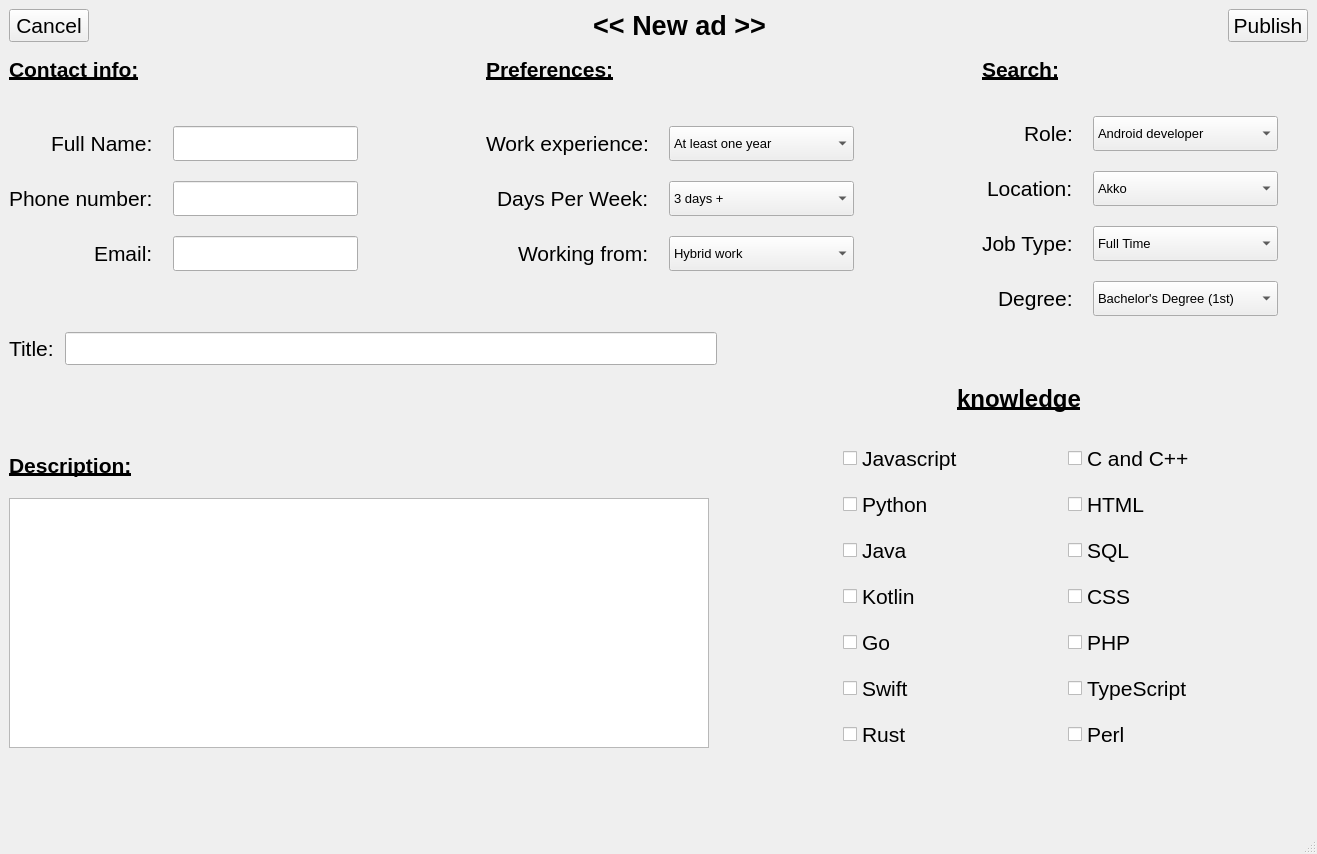
<?xml version="1.0" encoding="UTF-8"?>
<ui version="4.0">
 <class>Create</class>
 <widget class="QMainWindow" name="Create">
  <property name="geometry">
   <rect>
    <x>0</x>
    <y>0</y>
    <width>1317</width>
    <height>854</height>
   </rect>
  </property>
  <property name="font">
   <font>
    <pointsize>16</pointsize>
   </font>
  </property>
  <property name="windowTitle">
   <string>MainWindow</string>
  </property>
  <widget class="QWidget" name="centralwidget">
   <layout class="QVBoxLayout" name="verticalLayout_5">
    <item>
     <layout class="QHBoxLayout" name="horizontalLayout_3">
      <item>
       <widget class="QPushButton" name="cancel_button">
        <property name="text">
         <string>Cancel</string>
        </property>
       </widget>
      </item>
      <item>
       <spacer name="horizontalSpacer">
        <property name="orientation">
         <enum>Qt::Horizontal</enum>
        </property>
        <property name="sizeHint" stdset="0">
         <size>
          <width>40</width>
          <height>20</height>
         </size>
        </property>
       </spacer>
      </item>
      <item>
       <widget class="QLabel" name="label_14">
        <property name="text">
         <string>&lt;html&gt;&lt;head/&gt;&lt;body&gt;&lt;p align=&quot;center&quot;&gt;&lt;span style=&quot; font-size:20pt; font-weight:600;&quot;&gt;&amp;lt;&amp;lt; New ad &amp;gt;&amp;gt;&lt;/span&gt;&lt;/p&gt;&lt;/body&gt;&lt;/html&gt;</string>
        </property>
       </widget>
      </item>
      <item>
       <widget class="QLabel" name="wrong_data_label_3">
        <property name="minimumSize">
         <size>
          <width>450</width>
          <height>30</height>
         </size>
        </property>
        <property name="maximumSize">
         <size>
          <width>450</width>
          <height>30</height>
         </size>
        </property>
        <property name="font">
         <font>
          <family>MS Shell Dlg 2</family>
          <pointsize>14</pointsize>
         </font>
        </property>
        <property name="layoutDirection">
         <enum>Qt::LeftToRight</enum>
        </property>
        <property name="styleSheet">
         <string notr="true">color: red;
font-size: 14pt;
text-align:left;

</string>
        </property>
        <property name="text">
         <string>&lt;html&gt;&lt;head/&gt;&lt;body&gt;&lt;p align=&quot;center&quot;&gt;&lt;br/&gt;&lt;/p&gt;&lt;/body&gt;&lt;/html&gt;</string>
        </property>
       </widget>
      </item>
      <item>
       <widget class="QPushButton" name="publish_button">
        <property name="text">
         <string>Publish</string>
        </property>
       </widget>
      </item>
     </layout>
    </item>
    <item>
     <spacer name="verticalSpacer_2">
      <property name="orientation">
       <enum>Qt::Vertical</enum>
      </property>
      <property name="sizeHint" stdset="0">
       <size>
        <width>20</width>
        <height>40</height>
       </size>
      </property>
     </spacer>
    </item>
    <item>
     <layout class="QHBoxLayout" name="horizontalLayout">
      <property name="spacing">
       <number>20</number>
      </property>
      <item>
       <layout class="QVBoxLayout" name="verticalLayout_2">
        <item>
         <widget class="QLabel" name="label_3">
          <property name="text">
           <string>&lt;html&gt;&lt;head/&gt;&lt;body&gt;&lt;p&gt;&lt;span style=&quot; font-weight:600; text-decoration: underline;&quot;&gt;Contact info:&lt;/span&gt;&lt;/p&gt;&lt;/body&gt;&lt;/html&gt;</string>
          </property>
         </widget>
        </item>
        <item>
         <spacer name="verticalSpacer_5">
          <property name="orientation">
           <enum>Qt::Vertical</enum>
          </property>
          <property name="sizeHint" stdset="0">
           <size>
            <width>20</width>
            <height>40</height>
           </size>
          </property>
         </spacer>
        </item>
        <item>
         <layout class="QFormLayout" name="formLayout_2">
          <property name="labelAlignment">
           <set>Qt::AlignRight|Qt::AlignTrailing|Qt::AlignVCenter</set>
          </property>
          <property name="horizontalSpacing">
           <number>20</number>
          </property>
          <property name="verticalSpacing">
           <number>20</number>
          </property>
          <item row="0" column="0">
           <widget class="QLabel" name="label_16">
            <property name="text">
             <string>Full Name:</string>
            </property>
           </widget>
          </item>
          <item row="0" column="1">
           <widget class="QLineEdit" name="name_textbox">
            <property name="minimumSize">
             <size>
              <width>185</width>
              <height>35</height>
             </size>
            </property>
            <property name="maximumSize">
             <size>
              <width>185</width>
              <height>35</height>
             </size>
            </property>
            <property name="text">
             <string/>
            </property>
           </widget>
          </item>
          <item row="1" column="0">
           <widget class="QLabel" name="label_15">
            <property name="text">
             <string>Phone number:</string>
            </property>
           </widget>
          </item>
          <item row="1" column="1">
           <widget class="QLineEdit" name="phone_textbox">
            <property name="minimumSize">
             <size>
              <width>185</width>
              <height>35</height>
             </size>
            </property>
            <property name="maximumSize">
             <size>
              <width>185</width>
              <height>35</height>
             </size>
            </property>
            <property name="text">
             <string/>
            </property>
           </widget>
          </item>
          <item row="2" column="0">
           <widget class="QLabel" name="label_17">
            <property name="text">
             <string>Email:</string>
            </property>
           </widget>
          </item>
          <item row="2" column="1">
           <widget class="QLineEdit" name="email_textbox">
            <property name="minimumSize">
             <size>
              <width>185</width>
              <height>35</height>
             </size>
            </property>
            <property name="maximumSize">
             <size>
              <width>185</width>
              <height>16777215</height>
             </size>
            </property>
            <property name="text">
             <string/>
            </property>
           </widget>
          </item>
          <item row="3" column="1">
           <spacer name="verticalSpacer_6">
            <property name="orientation">
             <enum>Qt::Vertical</enum>
            </property>
            <property name="sizeHint" stdset="0">
             <size>
              <width>20</width>
              <height>40</height>
             </size>
            </property>
           </spacer>
          </item>
         </layout>
        </item>
       </layout>
      </item>
      <item>
       <spacer name="horizontalSpacer_5">
        <property name="orientation">
         <enum>Qt::Horizontal</enum>
        </property>
        <property name="sizeHint" stdset="0">
         <size>
          <width>40</width>
          <height>20</height>
         </size>
        </property>
       </spacer>
      </item>
      <item>
       <layout class="QVBoxLayout" name="verticalLayout_4">
        <item>
         <widget class="QLabel" name="label_10">
          <property name="text">
           <string>&lt;html&gt;&lt;head/&gt;&lt;body&gt;&lt;p&gt;&lt;span style=&quot; font-weight:600; text-decoration: underline;&quot;&gt;Preferences:&lt;/span&gt;&lt;/p&gt;&lt;/body&gt;&lt;/html&gt;</string>
          </property>
         </widget>
        </item>
        <item>
         <spacer name="verticalSpacer_4">
          <property name="orientation">
           <enum>Qt::Vertical</enum>
          </property>
          <property name="sizeHint" stdset="0">
           <size>
            <width>20</width>
            <height>40</height>
           </size>
          </property>
         </spacer>
        </item>
        <item>
         <layout class="QFormLayout" name="formLayout_3">
          <property name="labelAlignment">
           <set>Qt::AlignRight|Qt::AlignTrailing|Qt::AlignVCenter</set>
          </property>
          <property name="horizontalSpacing">
           <number>20</number>
          </property>
          <property name="verticalSpacing">
           <number>20</number>
          </property>
          <item row="0" column="0">
           <widget class="QLabel" name="label_11">
            <property name="text">
             <string>&lt;html&gt;&lt;head/&gt;&lt;body&gt;&lt;p&gt;Work experience:&lt;/p&gt;&lt;/body&gt;&lt;/html&gt;</string>
            </property>
           </widget>
          </item>
          <item row="0" column="1">
           <widget class="QComboBox" name="work_exp_comboBox">
            <property name="minimumSize">
             <size>
              <width>185</width>
              <height>35</height>
             </size>
            </property>
            <property name="maximumSize">
             <size>
              <width>185</width>
              <height>35</height>
             </size>
            </property>
            <property name="font">
             <font>
              <pointsize>10</pointsize>
             </font>
            </property>
            <property name="cursor">
             <cursorShape>PointingHandCursor</cursorShape>
            </property>
            <property name="whatsThis">
             <string>&lt;html&gt;&lt;head/&gt;&lt;body&gt;&lt;p align=&quot;center&quot;&gt;&lt;br/&gt;&lt;/p&gt;&lt;/body&gt;&lt;/html&gt;</string>
            </property>
            <property name="styleSheet">
             <string notr="true"/>
            </property>
            <item>
             <property name="text">
              <string>At least one year</string>
             </property>
            </item>
            <item>
             <property name="text">
              <string>At least three years</string>
             </property>
            </item>
            <item>
             <property name="text">
              <string>At least five years</string>
             </property>
            </item>
            <item>
             <property name="text">
              <string>No exp needed</string>
             </property>
            </item>
           </widget>
          </item>
          <item row="1" column="0">
           <widget class="QLabel" name="label_12">
            <property name="text">
             <string>Days Per Week:</string>
            </property>
           </widget>
          </item>
          <item row="1" column="1">
           <widget class="QComboBox" name="work_rate_comboBox">
            <property name="minimumSize">
             <size>
              <width>185</width>
              <height>35</height>
             </size>
            </property>
            <property name="maximumSize">
             <size>
              <width>185</width>
              <height>35</height>
             </size>
            </property>
            <property name="font">
             <font>
              <pointsize>10</pointsize>
             </font>
            </property>
            <property name="cursor">
             <cursorShape>PointingHandCursor</cursorShape>
            </property>
            <property name="whatsThis">
             <string>&lt;html&gt;&lt;head/&gt;&lt;body&gt;&lt;p align=&quot;center&quot;&gt;&lt;br/&gt;&lt;/p&gt;&lt;/body&gt;&lt;/html&gt;</string>
            </property>
            <property name="styleSheet">
             <string notr="true"/>
            </property>
            <item>
             <property name="text">
              <string>3 days +</string>
             </property>
            </item>
            <item>
             <property name="text">
              <string>4 days +</string>
             </property>
            </item>
            <item>
             <property name="text">
              <string>5 days +</string>
             </property>
            </item>
           </widget>
          </item>
          <item row="2" column="0">
           <widget class="QLabel" name="label_13">
            <property name="text">
             <string>Working from:</string>
            </property>
           </widget>
          </item>
          <item row="2" column="1">
           <widget class="QComboBox" name="work_place_comboBox">
            <property name="minimumSize">
             <size>
              <width>185</width>
              <height>35</height>
             </size>
            </property>
            <property name="maximumSize">
             <size>
              <width>185</width>
              <height>35</height>
             </size>
            </property>
            <property name="font">
             <font>
              <pointsize>10</pointsize>
             </font>
            </property>
            <property name="cursor">
             <cursorShape>PointingHandCursor</cursorShape>
            </property>
            <property name="whatsThis">
             <string>&lt;html&gt;&lt;head/&gt;&lt;body&gt;&lt;p align=&quot;center&quot;&gt;&lt;br/&gt;&lt;/p&gt;&lt;/body&gt;&lt;/html&gt;</string>
            </property>
            <property name="styleSheet">
             <string notr="true"/>
            </property>
            <item>
             <property name="text">
              <string>Hybrid work</string>
             </property>
            </item>
            <item>
             <property name="text">
              <string>Relocation</string>
             </property>
            </item>
            <item>
             <property name="text">
              <string>Office</string>
             </property>
            </item>
            <item>
             <property name="text">
              <string>Home</string>
             </property>
            </item>
            <item>
             <property name="text">
              <string>Optional</string>
             </property>
            </item>
           </widget>
          </item>
          <item row="3" column="1">
           <spacer name="verticalSpacer_7">
            <property name="orientation">
             <enum>Qt::Vertical</enum>
            </property>
            <property name="sizeHint" stdset="0">
             <size>
              <width>20</width>
              <height>40</height>
             </size>
            </property>
           </spacer>
          </item>
         </layout>
        </item>
       </layout>
      </item>
      <item>
       <spacer name="horizontalSpacer_4">
        <property name="orientation">
         <enum>Qt::Horizontal</enum>
        </property>
        <property name="sizeHint" stdset="0">
         <size>
          <width>40</width>
          <height>20</height>
         </size>
        </property>
       </spacer>
      </item>
      <item>
       <layout class="QVBoxLayout" name="verticalLayout_3">
        <property name="spacing">
         <number>12</number>
        </property>
        <item>
         <widget class="QLabel" name="label_5">
          <property name="text">
           <string>&lt;html&gt;&lt;head/&gt;&lt;body&gt;&lt;p&gt;&lt;span style=&quot; font-weight:600; text-decoration: underline;&quot;&gt;Search:&lt;/span&gt;&lt;/p&gt;&lt;/body&gt;&lt;/html&gt;</string>
          </property>
         </widget>
        </item>
        <item>
         <spacer name="verticalSpacer_8">
          <property name="orientation">
           <enum>Qt::Vertical</enum>
          </property>
          <property name="sizeHint" stdset="0">
           <size>
            <width>20</width>
            <height>40</height>
           </size>
          </property>
         </spacer>
        </item>
        <item>
         <layout class="QFormLayout" name="formLayout">
          <property name="labelAlignment">
           <set>Qt::AlignRight|Qt::AlignTrailing|Qt::AlignVCenter</set>
          </property>
          <property name="horizontalSpacing">
           <number>20</number>
          </property>
          <property name="verticalSpacing">
           <number>20</number>
          </property>
          <item row="0" column="0">
           <widget class="QLabel" name="label_6">
            <property name="text">
             <string>Role:</string>
            </property>
           </widget>
          </item>
          <item row="0" column="1">
           <widget class="QComboBox" name="role_comboBox">
            <property name="sizePolicy">
             <sizepolicy hsizetype="Preferred" vsizetype="Preferred">
              <horstretch>0</horstretch>
              <verstretch>0</verstretch>
             </sizepolicy>
            </property>
            <property name="minimumSize">
             <size>
              <width>185</width>
              <height>35</height>
             </size>
            </property>
            <property name="maximumSize">
             <size>
              <width>185</width>
              <height>35</height>
             </size>
            </property>
            <property name="font">
             <font>
              <pointsize>10</pointsize>
              <weight>50</weight>
              <bold>false</bold>
             </font>
            </property>
            <property name="cursor">
             <cursorShape>PointingHandCursor</cursorShape>
            </property>
            <property name="styleSheet">
             <string notr="true"/>
            </property>
            <item>
             <property name="text">
              <string>Android developer</string>
             </property>
            </item>
            <item>
             <property name="text">
              <string>Business systems analyst</string>
             </property>
            </item>
            <item>
             <property name="text">
              <string>Cloud engineer</string>
             </property>
            </item>
            <item>
             <property name="text">
              <string>Computer hardware engineer</string>
             </property>
            </item>
            <item>
             <property name="text">
              <string>Database administrator</string>
             </property>
            </item>
            <item>
             <property name="text">
              <string>Flutter/Dart software development</string>
             </property>
            </item>
            <item>
             <property name="text">
              <string>Full-stack developer</string>
             </property>
            </item>
            <item>
             <property name="text">
              <string>Geographic information system</string>
             </property>
            </item>
            <item>
             <property name="text">
              <string>iOS developer</string>
             </property>
            </item>
            <item>
             <property name="text">
              <string>IT security analyst</string>
             </property>
            </item>
            <item>
             <property name="text">
              <string>Java developer</string>
             </property>
            </item>
            <item>
             <property name="text">
              <string>Junior web developer</string>
             </property>
            </item>
            <item>
             <property name="text">
              <string>Network engineer</string>
             </property>
            </item>
            <item>
             <property name="text">
              <string>Project control officer</string>
             </property>
            </item>
            <item>
             <property name="text">
              <string>Project engineer</string>
             </property>
            </item>
            <item>
             <property name="text">
              <string>Python developer</string>
             </property>
            </item>
            <item>
             <property name="text">
              <string>QA manager</string>
             </property>
            </item>
            <item>
             <property name="text">
              <string>Ruby on Rails developer</string>
             </property>
            </item>
            <item>
             <property name="text">
              <string>Security operations analyst</string>
             </property>
            </item>
            <item>
             <property name="text">
              <string>Software engineer</string>
             </property>
            </item>
            <item>
             <property name="text">
              <string>SQL developer</string>
             </property>
            </item>
            <item>
             <property name="text">
              <string>User interface developer</string>
             </property>
            </item>
            <item>
             <property name="text">
              <string>User experience designer </string>
             </property>
            </item>
           </widget>
          </item>
          <item row="1" column="0">
           <widget class="QLabel" name="label_7">
            <property name="text">
             <string>Location:</string>
            </property>
           </widget>
          </item>
          <item row="1" column="1">
           <widget class="QComboBox" name="location_comboBox">
            <property name="minimumSize">
             <size>
              <width>185</width>
              <height>35</height>
             </size>
            </property>
            <property name="maximumSize">
             <size>
              <width>185</width>
              <height>35</height>
             </size>
            </property>
            <property name="font">
             <font>
              <pointsize>10</pointsize>
             </font>
            </property>
            <property name="cursor">
             <cursorShape>PointingHandCursor</cursorShape>
            </property>
            <property name="whatsThis">
             <string>&lt;html&gt;&lt;head/&gt;&lt;body&gt;&lt;p align=&quot;center&quot;&gt;&lt;br/&gt;&lt;/p&gt;&lt;/body&gt;&lt;/html&gt;</string>
            </property>
            <property name="styleSheet">
             <string notr="true"/>
            </property>
            <item>
             <property name="text">
              <string>Akko</string>
             </property>
            </item>
            <item>
             <property name="text">
              <string>Arad</string>
             </property>
            </item>
            <item>
             <property name="text">
              <string>Ashdod</string>
             </property>
            </item>
            <item>
             <property name="text">
              <string>Ashkelon</string>
             </property>
            </item>
            <item>
             <property name="text">
              <string>Bat Yam</string>
             </property>
            </item>
            <item>
             <property name="text">
              <string>Beer Sheva</string>
             </property>
            </item>
            <item>
             <property name="text">
              <string>Bait Shemesh</string>
             </property>
            </item>
            <item>
             <property name="text">
              <string>Dimona</string>
             </property>
            </item>
            <item>
             <property name="text">
              <string>Eilat</string>
             </property>
            </item>
            <item>
             <property name="text">
              <string>Haifa</string>
             </property>
            </item>
            <item>
             <property name="text">
              <string>Herzliya</string>
             </property>
            </item>
            <item>
             <property name="text">
              <string>Jerusalem</string>
             </property>
            </item>
            <item>
             <property name="text">
              <string>Kfar Saba</string>
             </property>
            </item>
            <item>
             <property name="text">
              <string>Kiryat Gat</string>
             </property>
            </item>
            <item>
             <property name="text">
              <string>Lod</string>
             </property>
            </item>
            <item>
             <property name="text">
              <string>Ofakim</string>
             </property>
            </item>
            <item>
             <property name="text">
              <string>Ramat Gan</string>
             </property>
            </item>
            <item>
             <property name="text">
              <string>Rishon Lezion</string>
             </property>
            </item>
            <item>
             <property name="text">
              <string>Tel Aviv-Yafo</string>
             </property>
            </item>
           </widget>
          </item>
          <item row="2" column="0">
           <widget class="QLabel" name="label_9">
            <property name="text">
             <string>Job Type:</string>
            </property>
           </widget>
          </item>
          <item row="2" column="1">
           <widget class="QComboBox" name="job_type_comboBox">
            <property name="minimumSize">
             <size>
              <width>185</width>
              <height>35</height>
             </size>
            </property>
            <property name="maximumSize">
             <size>
              <width>185</width>
              <height>35</height>
             </size>
            </property>
            <property name="font">
             <font>
              <pointsize>10</pointsize>
             </font>
            </property>
            <property name="cursor">
             <cursorShape>PointingHandCursor</cursorShape>
            </property>
            <property name="styleSheet">
             <string notr="true"/>
            </property>
            <item>
             <property name="text">
              <string>Full Time</string>
             </property>
            </item>
            <item>
             <property name="text">
              <string>Part Time</string>
             </property>
            </item>
            <item>
             <property name="text">
              <string>Seasonal</string>
             </property>
            </item>
            <item>
             <property name="text">
              <string>Contract</string>
             </property>
            </item>
            <item>
             <property name="text">
              <string>Temporary</string>
             </property>
            </item>
           </widget>
          </item>
          <item row="3" column="0">
           <widget class="QLabel" name="label_8">
            <property name="text">
             <string>Degree:</string>
            </property>
           </widget>
          </item>
          <item row="3" column="1">
           <widget class="QComboBox" name="degree_comboBox">
            <property name="minimumSize">
             <size>
              <width>185</width>
              <height>35</height>
             </size>
            </property>
            <property name="maximumSize">
             <size>
              <width>185</width>
              <height>35</height>
             </size>
            </property>
            <property name="font">
             <font>
              <pointsize>10</pointsize>
             </font>
            </property>
            <property name="cursor">
             <cursorShape>PointingHandCursor</cursorShape>
            </property>
            <property name="whatsThis">
             <string>&lt;html&gt;&lt;head/&gt;&lt;body&gt;&lt;p align=&quot;center&quot;&gt;&lt;br/&gt;&lt;/p&gt;&lt;/body&gt;&lt;/html&gt;</string>
            </property>
            <property name="autoFillBackground">
             <bool>false</bool>
            </property>
            <property name="styleSheet">
             <string notr="true"/>
            </property>
            <item>
             <property name="text">
              <string>Bachelor's Degree (1st)</string>
             </property>
            </item>
            <item>
             <property name="text">
              <string>Master's Degree (2nd)</string>
             </property>
            </item>
            <item>
             <property name="text">
              <string>Ph.D (3rd)</string>
             </property>
            </item>
            <item>
             <property name="text">
              <string>Freelancer</string>
             </property>
            </item>
           </widget>
          </item>
         </layout>
        </item>
       </layout>
      </item>
      <item>
       <spacer name="horizontalSpacer_10">
        <property name="orientation">
         <enum>Qt::Horizontal</enum>
        </property>
        <property name="sizeType">
         <enum>QSizePolicy::Minimum</enum>
        </property>
        <property name="sizeHint" stdset="0">
         <size>
          <width>30</width>
          <height>20</height>
         </size>
        </property>
       </spacer>
      </item>
     </layout>
    </item>
    <item>
     <spacer name="verticalSpacer_3">
      <property name="orientation">
       <enum>Qt::Vertical</enum>
      </property>
      <property name="sizeHint" stdset="0">
       <size>
        <width>20</width>
        <height>40</height>
       </size>
      </property>
     </spacer>
    </item>
    <item>
     <layout class="QFormLayout" name="formLayout_4">
      <property name="labelAlignment">
       <set>Qt::AlignRight|Qt::AlignTrailing|Qt::AlignVCenter</set>
      </property>
      <property name="horizontalSpacing">
       <number>20</number>
      </property>
      <property name="verticalSpacing">
       <number>20</number>
      </property>
     </layout>
    </item>
    <item>
     <layout class="QVBoxLayout" name="verticalLayout">
      <property name="spacing">
       <number>20</number>
      </property>
      <item>
       <layout class="QHBoxLayout" name="horizontalLayout_2">
        <property name="spacing">
         <number>1</number>
        </property>
        <item>
         <widget class="QLabel" name="label">
          <property name="text">
           <string>Title:</string>
          </property>
         </widget>
        </item>
        <item>
         <spacer name="horizontalSpacer_9">
          <property name="orientation">
           <enum>Qt::Horizontal</enum>
          </property>
          <property name="sizeType">
           <enum>QSizePolicy::Minimum</enum>
          </property>
          <property name="sizeHint" stdset="0">
           <size>
            <width>10</width>
            <height>20</height>
           </size>
          </property>
         </spacer>
        </item>
        <item>
         <widget class="QLineEdit" name="title_text_box">
          <property name="sizePolicy">
           <sizepolicy hsizetype="Expanding" vsizetype="Fixed">
            <horstretch>0</horstretch>
            <verstretch>0</verstretch>
           </sizepolicy>
          </property>
          <property name="minimumSize">
           <size>
            <width>0</width>
            <height>0</height>
           </size>
          </property>
          <property name="maximumSize">
           <size>
            <width>999</width>
            <height>999</height>
           </size>
          </property>
         </widget>
        </item>
        <item>
         <spacer name="horizontalSpacer_3">
          <property name="orientation">
           <enum>Qt::Horizontal</enum>
          </property>
          <property name="sizeType">
           <enum>QSizePolicy::Maximum</enum>
          </property>
          <property name="sizeHint" stdset="0">
           <size>
            <width>591</width>
            <height>20</height>
           </size>
          </property>
         </spacer>
        </item>
       </layout>
      </item>
      <item>
       <layout class="QHBoxLayout" name="horizontalLayout_6">
        <item>
         <layout class="QVBoxLayout" name="verticalLayout_7">
          <item>
           <spacer name="verticalSpacer">
            <property name="orientation">
             <enum>Qt::Vertical</enum>
            </property>
            <property name="sizeHint" stdset="0">
             <size>
              <width>20</width>
              <height>40</height>
             </size>
            </property>
           </spacer>
          </item>
          <item>
           <widget class="QLabel" name="label_2">
            <property name="text">
             <string>&lt;html&gt;&lt;head/&gt;&lt;body&gt;&lt;p&gt;&lt;span style=&quot; font-weight:600; text-decoration: underline;&quot;&gt;Description:&lt;/span&gt;&lt;/p&gt;&lt;/body&gt;&lt;/html&gt;</string>
            </property>
           </widget>
          </item>
          <item>
           <widget class="QTextEdit" name="description_text_box">
            <property name="minimumSize">
             <size>
              <width>700</width>
              <height>250</height>
             </size>
            </property>
            <property name="maximumSize">
             <size>
              <width>350</width>
              <height>250</height>
             </size>
            </property>
           </widget>
          </item>
          <item>
           <spacer name="verticalSpacer_9">
            <property name="orientation">
             <enum>Qt::Vertical</enum>
            </property>
            <property name="sizeHint" stdset="0">
             <size>
              <width>20</width>
              <height>40</height>
             </size>
            </property>
           </spacer>
          </item>
         </layout>
        </item>
        <item>
         <spacer name="horizontalSpacer_6">
          <property name="orientation">
           <enum>Qt::Horizontal</enum>
          </property>
          <property name="sizeHint" stdset="0">
           <size>
            <width>40</width>
            <height>20</height>
           </size>
          </property>
         </spacer>
        </item>
        <item>
         <layout class="QVBoxLayout" name="verticalLayout_8">
          <property name="spacing">
           <number>6</number>
          </property>
          <item>
           <widget class="QLabel" name="label_19">
            <property name="text">
             <string>&lt;html&gt;&lt;head/&gt;&lt;body&gt;&lt;p align=&quot;center&quot;&gt;&lt;span style=&quot; font-size:18pt; font-weight:600; text-decoration: underline;&quot;&gt;knowledge&lt;/span&gt;&lt;/p&gt;&lt;/body&gt;&lt;/html&gt;</string>
            </property>
           </widget>
          </item>
          <item>
           <spacer name="verticalSpacer_11">
            <property name="orientation">
             <enum>Qt::Vertical</enum>
            </property>
            <property name="sizeType">
             <enum>QSizePolicy::Preferred</enum>
            </property>
            <property name="sizeHint" stdset="0">
             <size>
              <width>20</width>
              <height>40</height>
             </size>
            </property>
           </spacer>
          </item>
          <item>
           <layout class="QGridLayout" name="gridLayout_3">
            <property name="horizontalSpacing">
             <number>45</number>
            </property>
            <property name="verticalSpacing">
             <number>15</number>
            </property>
            <item row="5" column="2">
             <widget class="QCheckBox" name="TypeScript_checkBox">
              <property name="text">
               <string>TypeScript</string>
              </property>
             </widget>
            </item>
            <item row="5" column="0">
             <widget class="QCheckBox" name="Swift_checkBox">
              <property name="text">
               <string>Swift</string>
              </property>
             </widget>
            </item>
            <item row="4" column="0">
             <widget class="QCheckBox" name="Go_checkBox">
              <property name="text">
               <string>Go</string>
              </property>
             </widget>
            </item>
            <item row="0" column="0">
             <widget class="QCheckBox" name="Javascript_checkbox">
              <property name="text">
               <string>Javascript</string>
              </property>
             </widget>
            </item>
            <item row="1" column="2">
             <widget class="QCheckBox" name="HTML_checkBox">
              <property name="text">
               <string>HTML</string>
              </property>
             </widget>
            </item>
            <item row="6" column="2">
             <widget class="QCheckBox" name="Perl_checkBox">
              <property name="text">
               <string>Perl</string>
              </property>
             </widget>
            </item>
            <item row="4" column="2">
             <widget class="QCheckBox" name="PHP_checkBox">
              <property name="text">
               <string>PHP</string>
              </property>
             </widget>
            </item>
            <item row="3" column="0">
             <widget class="QCheckBox" name="Kotlin_checkBox">
              <property name="text">
               <string>Kotlin</string>
              </property>
             </widget>
            </item>
            <item row="6" column="0">
             <widget class="QCheckBox" name="Rust_checkBox">
              <property name="text">
               <string>Rust</string>
              </property>
             </widget>
            </item>
            <item row="2" column="2">
             <widget class="QCheckBox" name="SQL_checkBox">
              <property name="text">
               <string>SQL</string>
              </property>
             </widget>
            </item>
            <item row="2" column="0">
             <widget class="QCheckBox" name="Java_checkBox">
              <property name="text">
               <string>Java</string>
              </property>
             </widget>
            </item>
            <item row="0" column="2">
             <widget class="QCheckBox" name="C_checkBox">
              <property name="text">
               <string>C and C++</string>
              </property>
             </widget>
            </item>
            <item row="1" column="0">
             <widget class="QCheckBox" name="Python_checkBox">
              <property name="text">
               <string>Python</string>
              </property>
             </widget>
            </item>
            <item row="3" column="2">
             <widget class="QCheckBox" name="CSS_checkBox">
              <property name="text">
               <string>CSS</string>
              </property>
             </widget>
            </item>
            <item row="0" column="1">
             <spacer name="horizontalSpacer_8">
              <property name="orientation">
               <enum>Qt::Horizontal</enum>
              </property>
              <property name="sizeHint" stdset="0">
               <size>
                <width>60</width>
                <height>20</height>
               </size>
              </property>
             </spacer>
            </item>
           </layout>
          </item>
          <item>
           <spacer name="verticalSpacer_10">
            <property name="orientation">
             <enum>Qt::Vertical</enum>
            </property>
            <property name="sizeHint" stdset="0">
             <size>
              <width>20</width>
              <height>80</height>
             </size>
            </property>
           </spacer>
          </item>
         </layout>
        </item>
        <item>
         <spacer name="horizontalSpacer_7">
          <property name="orientation">
           <enum>Qt::Horizontal</enum>
          </property>
          <property name="sizeHint" stdset="0">
           <size>
            <width>25</width>
            <height>20</height>
           </size>
          </property>
         </spacer>
        </item>
       </layout>
      </item>
      <item>
       <layout class="QHBoxLayout" name="horizontalLayout_4">
        <property name="spacing">
         <number>15</number>
        </property>
       </layout>
      </item>
     </layout>
    </item>
   </layout>
  </widget>
  <widget class="QMenuBar" name="menubar">
   <property name="geometry">
    <rect>
     <x>0</x>
     <y>0</y>
     <width>1317</width>
     <height>21</height>
    </rect>
   </property>
  </widget>
  <widget class="QStatusBar" name="statusbar"/>
 </widget>
 <resources/>
 <connections/>
</ui>
